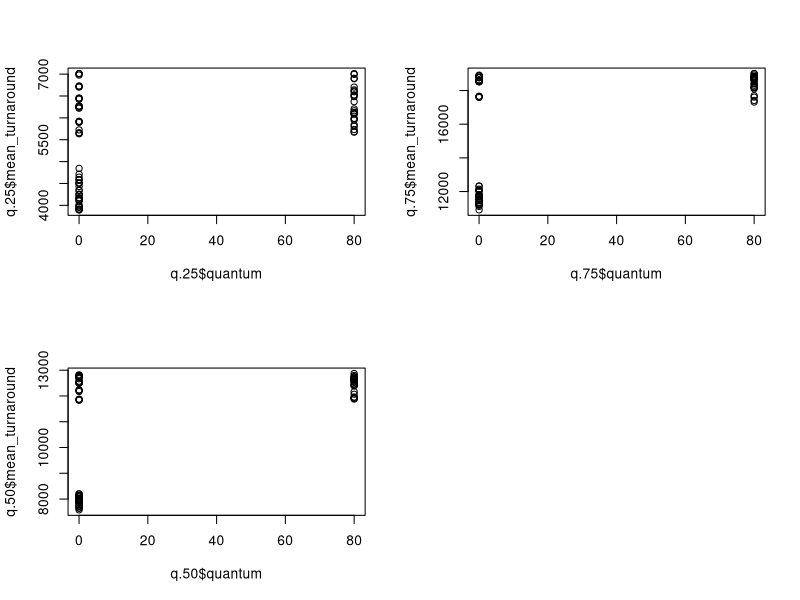

Source code (R): (Note: this script raises an error after producing the figure.)
#CSC3002F Assignment
#Quantum testing
q <- read.csv("simulation_summary.csv", TRUE)
#plot(q$mean_turnaround ~ q$quantum, col = c('blue','red','pink','green')[q$num_patrons], pch = 16)
q.25 = q[q$num_patrons == 25, ]
q.50 = q[q$num_patrons == 50, ]
q.75 = q[q$num_patrons == 75, ]
q.100 = q[q$num_patrons == 100, ]
par(mfcol = c(2, 2))
plot(q.25$mean_turnaround ~ q.25$quantum)
plot(q.50$mean_turnaround ~ q.50$quantum)
plot(q.75$mean_turnaround ~ q.75$quantum)
plot(q.100$mean_turnaround ~ q.100$quantum)

plot(q.25$mean_wait~ q.25$quantum)
plot(q.50$mean_wait ~ q.50$quantum)
plot(q.75$mean_wait ~ q.75$quantum)
plot(q.100$mean_wait ~ q.100$quantum)

q.25.closer = q.25[q.25$quantum > 65, ]
q.50.closer = q.50[q.50$quantum > 65, ]
q.75.closer = q.75[q.75$quantum > 65, ]
q.100.closer = q.100[q.100$quantum > 65, ]

plot(q.25.closer$mean_turnaround ~ q.25.closer$quantum)
plot(q.50.closer$mean_turnaround ~ q.50.closer$quantum)
plot(q.75.closer$mean_turnaround ~ q.75.closer$quantum)
plot(q.100.closer$mean_turnaround ~ q.100.closer$quantum)

plot(q.25$mean_wait~ q.25$quantum)
plot(q.50$mean_wait ~ q.50$quantum)
plot(q.75$mean_wait ~ q.75$quantum)
plot(q.100$mean_wait ~ q.100$quantum)

par(mfcol = c(1, 1))
